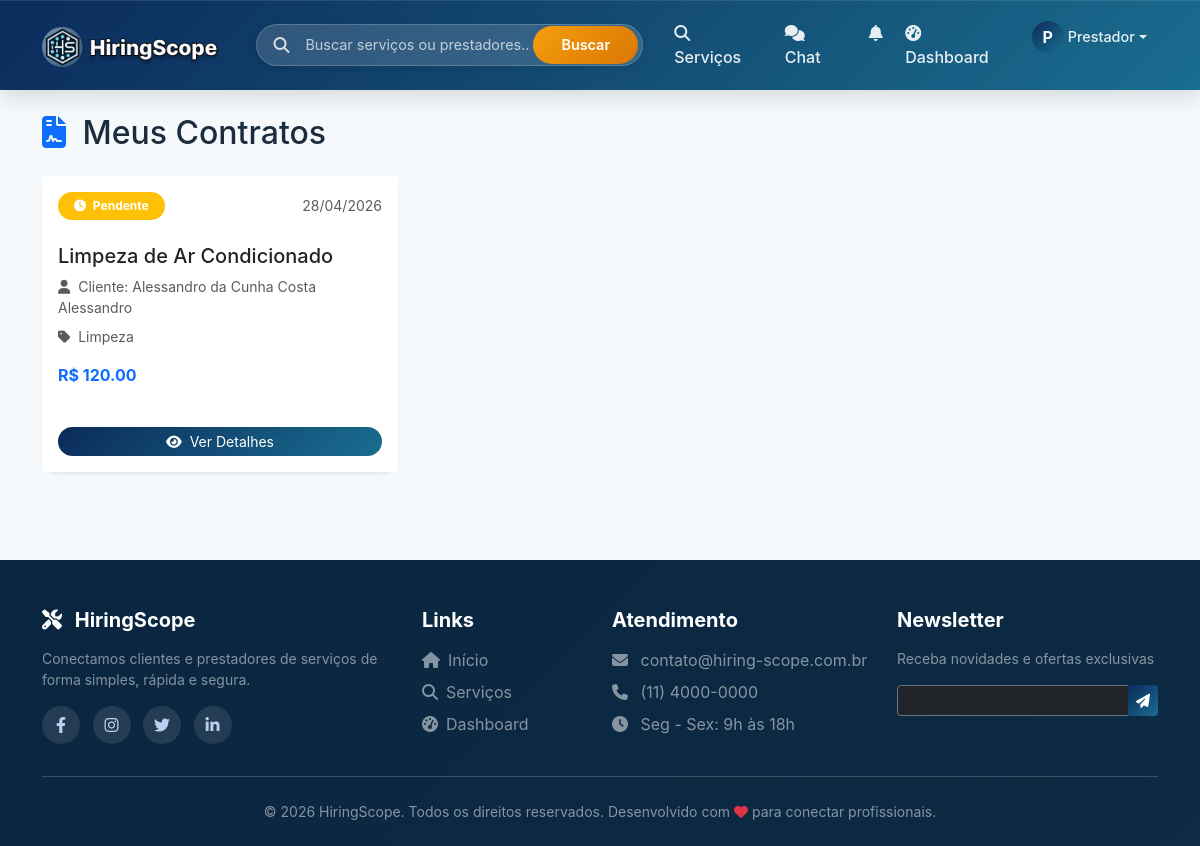
Page /contrato/meus-contratos (signed in) on the earlier database version.
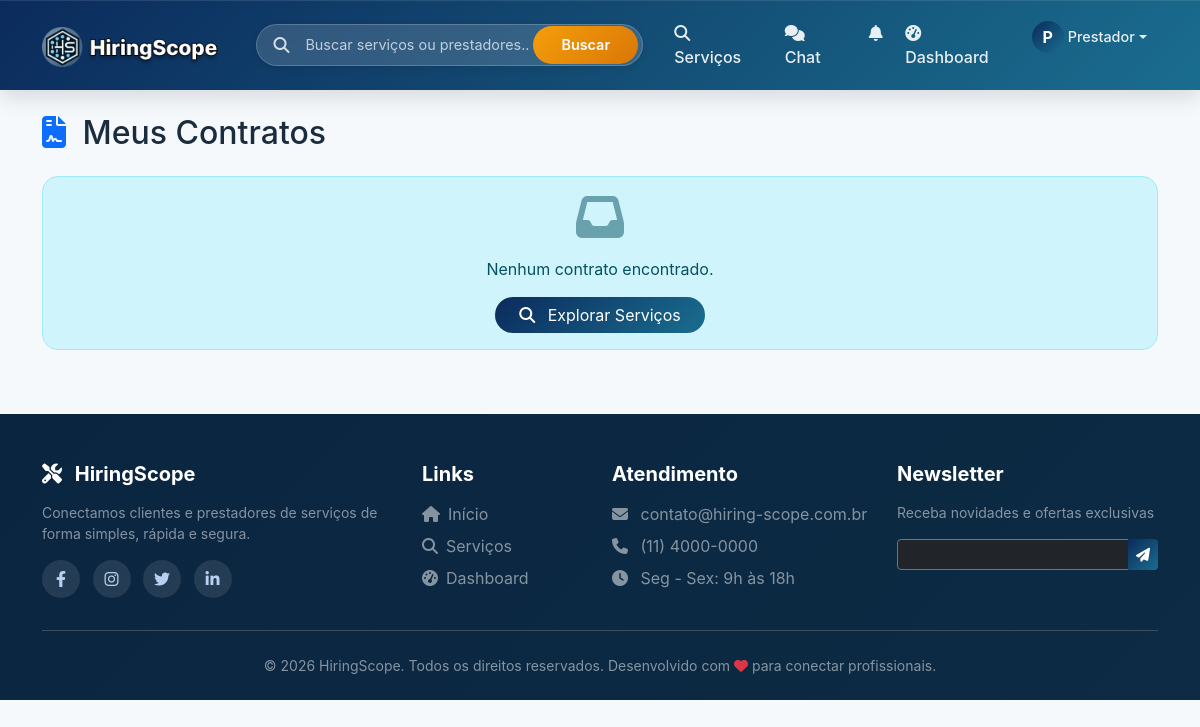
Same page on the later database version.
### models.py (models this page shows, shortened)
class Usuario(UserMixin, db.Model):
    __tablename__ = 'usuarios'
    id = db.Column(db.Integer, primary_key=True)
    nome = db.Column(db.String(100), nullable=False)
    email = db.Column(db.String(100), unique=True, nullable=False)
    senha_hash = db.Column(db.String(200), nullable=False)
    telefone = db.Column(db.String(20))
    tipo = db.Column(db.String(20), nullable=False)  # cliente, prestador
    is_admin = db.Column(db.Boolean, default=False)
    data_cadastro = db.Column(db.DateTime, default=datetime.utcnow)
    foto_perfil = db.Column(db.String(200), default='default.jpg')
    foto_url = db.Column(db.String(500), nullable=True)
    descricao = db.Column(db.Text)
    servicos_oferecidos = db.relationship('Servico', back_populates='prestador', lazy=True)
    avaliacoes_recebidas = db.relationship('Avaliacao', foreign_keys='Avaliacao.prestador_id', back_populates='prestador', lazy=True)
    avaliacoes_feitas = db.relationship('Avaliacao', foreign_keys='Avaliacao.cliente_id', back_populates='cliente', lazy=True)
    favoritos = db.relationship('Favorito', foreign_keys='Favorito.cliente_id', back_populates='cliente', lazy=True)
    contratos_como_cliente = db.relationship('Contrato', foreign_keys='Contrato.cliente_id', back_populates='cliente', lazy=True)
    contratos_como_prestador = db.relationship('Contrato', foreign_keys='Contrato.prestador_id', back_populates='prestador', lazy=True)

class Contrato(db.Model):
    __tablename__ = 'contratos'
    id = db.Column(db.Integer, primary_key=True)
    cliente_id = db.Column(db.Integer, db.ForeignKey('usuarios.id'), nullable=False)
    prestador_id = db.Column(db.Integer, db.ForeignKey('usuarios.id'), nullable=False)
    servico_id = db.Column(db.Integer, db.ForeignKey('servicos.id'), nullable=False)
    status = db.Column(db.String(20), default='pendente')
    data_solicitacao = db.Column(db.DateTime, default=datetime.utcnow)
    data_aceite = db.Column(db.DateTime, nullable=True)
    data_inicio = db.Column(db.DateTime, nullable=True)
    data_conclusao = db.Column(db.DateTime, nullable=True)
    mensagem_cliente = db.Column(db.Text, nullable=True)
    mensagem_prestador = db.Column(db.Text, nullable=True)
    preco_acordado = db.Column(db.Float, nullable=True)
    valor_servico = db.Column(db.Float, nullable=True)
    comissao_plataforma = db.Column(db.Float, default=10.0)
    valor_comissao = db.Column(db.Float, default=0.0)
    valor_liquido_prestador = db.Column(db.Float, default=0.0)
    pagamento_status = db.Column(db.String(20), default='pendente')
    transacao_id = db.Column(db.String(100), nullable=True)
    data_pagamento_cliente = db.Column(db.DateTime, nullable=True)
    data_pagamento_prestador = db.Column(db.DateTime, nullable=True)
    cliente = db.relationship('Usuario', foreign_keys=[cliente_id], back_populates='contratos_como_cliente')
    prestador = db.relationship('Usuario', foreign_keys=[prestador_id], back_populates='contratos_como_prestador')
    servico = db.relationship('Servico', foreign_keys=[servico_id], back_populates='contratos')
    avaliacao = db.relationship('Avaliacao', back_populates='contrato', uselist=False, cascade='all, delete-orphan')
    def get_status_icon(self):
        icons = {
            'pendente': 'fa-clock',
            'aceito': 'fa-check-circle',
            'em_andamento': 'fa-spinner',
            'concluido': 'fa-star',
            'cancelado': 'fa-times-circle'
        }
        return icons.get(self.status, 'fa-file-contract')
    def get_status_color(self):
        colors = {
            'pendente': 'warning',
            'aceito': 'info',
            'em_andamento': 'primary',
            'concluido': 'success',
            'cancelado': 'danger'
        }
        return colors.get(self.status, 'secondary')

class Servico(db.Model):
    __tablename__ = 'servicos'
    id = db.Column(db.Integer, primary_key=True)
    prestador_id = db.Column(db.Integer, db.ForeignKey('usuarios.id'), nullable=False)
    titulo = db.Column(db.String(200), nullable=False)
    descricao = db.Column(db.Text, nullable=False)
    categoria = db.Column(db.String(100))
    tipo_preco = db.Column(db.String(20), default='fixo')  # fixo, hora, dia, metro, consulta
    preco = db.Column(db.Float)
    destaque = db.Column(db.Boolean, default=False)
    destaque_pago = db.Column(db.Boolean, default=False)
    destaque_data_fim = db.Column(db.DateTime, nullable=True)
    plano_destaque = db.Column(db.String(20), nullable=True)  # 'basico', 'pro'
    data_postagem = db.Column(db.DateTime, default=datetime.utcnow)
    imagem_base64 = db.Column(db.Text, nullable=True)
    prestador = db.relationship('Usuario', foreign_keys=[prestador_id], back_populates='servicos_oferecidos')
    solicitacoes = db.relationship('Solicitacao', back_populates='servico', lazy=True)
    avaliacoes = db.relationship('Avaliacao', back_populates='servico', lazy=True)
    contratos = db.relationship('Contrato', back_populates='servico', lazy=True)

### routes/contrato_routes.py (the view)
@contrato_bp.route('/meus-contratos')
@login_required
def meus_contratos():
    if current_user.tipo == 'prestador':
        contratos = Contrato.query.filter_by(
            prestador_id=current_user.id
        ).order_by(Contrato.data_solicitacao.desc()).all()
    else:
        contratos = Contrato.query.filter_by(
            cliente_id=current_user.id
        ).order_by(Contrato.data_solicitacao.desc()).all()
    return render_template('contratos/lista.html', contratos=contratos)

### templates/contratos/lista.html (shortened to what this page needs)
{% extends "base.html" %}
{% block content %}
<div class="container mt-4">
    <h2 class="mb-4">
        <i class="fas fa-file-contract me-2 text-primary"></i>
        Meus Contratos
    </h2>
    {% if contratos %}
        <div class="row">
            {% for contrato in contratos %}
            <div class="col-md-6 col-lg-4 mb-4">
                <div class="card h-100 shadow-sm border-0 rounded-4 transition">
                    <div class="card-header bg-white border-0 pt-3">
                        <div class="d-flex justify-content-between align-items-center">
                            <span class="badge bg-{{ contrato.get_status_color() }} px-3 py-2 rounded-pill">
                                <i class="fas {{ contrato.get_status_icon() }} me-1"></i>
                                {{ contrato.status|replace('_', ' ')|title }}
                            </span>
                            <small class="text-muted">{{ contrato.data_solicitacao.strftime('%d/%m/%Y') }}</small>
                        </div>
                    </div>
                    <div class="card-body">
                        <h5 class="card-title">{{ contrato.servico.titulo }}</h5>
                        <p class="card-text small text-muted mb-2">
                            <i class="fas fa-user me-1"></i>
                            {% if current_user.id == contrato.cliente_id %}
                                Prestador: {{ contrato.prestador.nome }}
                            {% else %}
                                Cliente: {{ contrato.cliente.nome }}
                            {% endif %}
                        </p>
                        <p class="card-text small text-muted mb-3">
                            <i class="fas fa-tag me-1"></i>
                            {{ contrato.servico.categoria }}
                        </p>
                        {% if contrato.preco_acordado %}
                            <p class="fw-bold text-primary mb-3">
                                R$ {{ "%.2f"|format(contrato.preco_acordado) }}
                            </p>
                        {% endif %}
                    </div>
                    <div class="card-footer bg-white border-0 pb-3">
                        <a href="{{ url_for('contrato.detalhe_contrato', contrato_id=contrato.id) }}"
                           class="btn btn-primary btn-sm rounded-pill px-3 w-100">
                            <i class="fas fa-eye me-1"></i> Ver Detalhes
                        </a>
                    </div>
                </div>
            </div>
            {% endfor %}
        </div>
    {% else %}
        <div class="alert alert-info text-center rounded-4">
            <i class="fas fa-inbox fa-3x mb-3 opacity-50"></i>
            <p>Nenhum contrato encontrado.</p>
            <a href="/servicos" class="btn btn-primary rounded-pill px-4">
                <i class="fas fa-search me-2"></i> Explorar Serviços
            </a>
        </div>
    {% endif %}
</div>
{% endblock %}

### templates/base.html (shortened to what this page needs)
<!DOCTYPE html>
<html lang="pt-br">
<head>
    <link href="https://cdn.jsdelivr.net/npm/bootstrap@5.3.0/dist/css/bootstrap.min.css" rel="stylesheet">
    <link rel="stylesheet" href="https://cdnjs.cloudflare.com/ajax/libs/font-awesome/6.4.0/css/all.min.css">
    <link rel="stylesheet" href="{{ url_for('static', filename='style.css') }}">
    <link rel="stylesheet" href="{{ url_for('static', filename='css/base.css') }}">
</head>
<body>
    {% include "components/base/navbar.html" %}
    <main>
        {% block content %}{% endblock %}
    </main>
    {% include "components/base/footer.html" %}
</body>
</html>

### templates/components/base/navbar.html (shortened to what this page needs)
<nav class="navbar navbar-expand-lg navbar-dark sticky-top">
    <div class="container">
        <a class="navbar-brand" href="{{ url_for('main.index') }}">
            <img src="{{ url_for('static', filename='img/logo.png') }}"
                 alt="PrestaServiços"
                 class="navbar-logo"
                 style="height: 42px;"
                 onerror="this.onerror=null; this.parentNode.innerHTML='<i class=\'fas fa-tools me-2\'></i> PrestaServiços';">
        </a>
        <div class="search-bar-desktop d-none d-lg-block">
            <div class="search-bar-wrapper">
                <div class="search-icon"><i class="fas fa-search"></i></div>
                <input type="text" id="globalSearchInput" class="search-input" placeholder="Buscar serviços ou prestadores...">
                <button id="globalSearchBtn" class="search-btn">Buscar</button>
            </div>
        </div>
        <div class="collapse navbar-collapse" id="navbarNav">
            <ul class="navbar-nav ms-auto">
                <li class="nav-item">
                    <a class="nav-link" href="{{ url_for('servico.lista') }}">
                        <i class="fas fa-search me-1"></i> Serviços
                    </a>
                </li>
                {% if current_user.is_authenticated %}
                    <li class="nav-item position-relative">
                        <a class="nav-link chat-link" href="{{ url_for('chat.index') }}">
                            <i class="fas fa-comments me-1"></i> Chat
                        </a>
                    </li>
                    <li class="nav-item dropdown">
                        <a class="nav-link" href="#" id="notificationDropdown" role="button" data-bs-toggle="dropdown">
                            <i class="fas fa-bell"></i>
                        </a>
                    </li>
                    <li class="nav-item">
                        <a class="nav-link" href="{{ url_for('main.dashboard') }}">
                            <i class="fas fa-tachometer-alt me-1"></i> Dashboard
                        </a>
                    </li>
                    <li class="nav-item dropdown">
                        <a class="nav-link dropdown-toggle d-flex align-items-center" href="#" id="userDropdown" role="button" data-bs-toggle="dropdown">
                            {% if current_user.foto_url %}
                                <img src="{{ current_user.foto_url }}" class="user-avatar-nav" alt="Avatar" onerror="this.style.display='none'; this.parentNode.querySelector('.user-avatar-nav-placeholder').style.display='inline-flex';">
                                <div class="user-avatar-nav-placeholder" style="display: none;">{{ current_user.nome[0]|upper }}</div>
                            {% else %}
                                <div class="user-avatar-nav-placeholder">{{ current_user.nome[0]|upper }}</div>
                            {% endif %}
                            <span class="user-name-nav ms-1">{{ current_user.nome.split()[0] }}</span>
                        </a>
                    </li>
                {% endif %}
            </ul>
        </div>
    </div>
</nav>

### templates/components/base/footer.html (shortened to what this page needs)
<footer class="footer pt-5 pb-4">
    <div class="container">
        <div class="row gy-4">
            <div class="col-md-4">
                <h5 class="fw-bold mb-3">
                    <i class="fas fa-tools me-2"></i> HiringScope
                </h5>
                <p class="text-white-50 small">
                    Conectamos clientes e prestadores de serviços de forma simples, rápida e segura.
                </p>
                <div class="social-links mt-3">
                    <a href="#" class="me-2" aria-label="Facebook"><i class="fab fa-facebook-f"></i></a>
                    <a href="#" class="me-2" aria-label="Instagram"><i class="fab fa-instagram"></i></a>
                    <a href="#" class="me-2" aria-label="Twitter"><i class="fab fa-twitter"></i></a>
                    <a href="#" class="me-2" aria-label="LinkedIn"><i class="fab fa-linkedin-in"></i></a>
                </div>
            </div>
            <div class="col-md-2">
                <h5 class="fw-bold mb-3">Links</h5>
                <ul class="list-unstyled">
                    <li class="mb-2">
                        <a href="{{ url_for('main.index') }}" class="text-white-50 text-decoration-none">
                            <i class="fas fa-home me-2"></i>Início
                        </a>
                    </li>
                    <li class="mb-2">
                        <a href="{{ url_for('servico.lista') }}" class="text-white-50 text-decoration-none">
                            <i class="fas fa-search me-2"></i>Serviços
                        </a>
                    </li>
                    {% if current_user.is_authenticated %}
                        <li class="mb-2">
                            <a href="{{ url_for('main.dashboard') }}" class="text-white-50 text-decoration-none">
                                <i class="fas fa-tachometer-alt me-2"></i>Dashboard
                            </a>
                        </li>
                    {% endif %}
                </ul>
            </div>
            <div class="col-md-3">
                <h5 class="fw-bold mb-3">Atendimento</h5>
                <ul class="list-unstyled">
                    <li class="mb-2 text-white-50">
                        <i class="fas fa-envelope me-2"></i> contato@hiring-scope.com.br
                    </li>
                    <li class="mb-2 text-white-50">
                        <i class="fas fa-phone me-2"></i> (11) 4000-0000
                    </li>
                    <li class="mb-2 text-white-50">
                        <i class="fas fa-clock me-2"></i> Seg - Sex: 9h às 18h
                    </li>
                </ul>
            </div>
            <div class="col-md-3">
                <h5 class="fw-bold mb-3">Newsletter</h5>
                <p class="text-white-50 small">Receba novidades e ofertas exclusivas</p>
                <form action="#" method="POST" class="input-group">
                    <input type="email" name="email" class="form-control form-control-sm bg-dark text-white border-secondary" placeholder="Seu e-mail" required>
                    <button class="btn btn-primary btn-sm" type="submit" aria-label="Inscrever">
                        <i class="fas fa-paper-plane"></i>
                    </button>
                </form>
            </div>
        </div>
        <hr class="my-4 border-secondary opacity-50">
        <div class="text-center">
            <p class="mb-0 text-white-50 small">
                &copy; 2026 HiringScope. Todos os direitos reservados.
                Desenvolvido com <i class="fas fa-heart text-danger"></i> para conectar profissionais.
            </p>
        </div>
    </div>
</footer>

Differences in the rows shown:
removed Contrato: status "Pendente", data_solicitacao "28/04/2026", servico.titulo "Limpeza de Ar Condicionado", cliente.nome "Alessandro da Cunha Costa Alessandro", servico.categoria "Limpeza", preco_acordado "120.00"
Other differences:
text now shown: "Nenhum contrato encontrado. Explorar Serviços"
